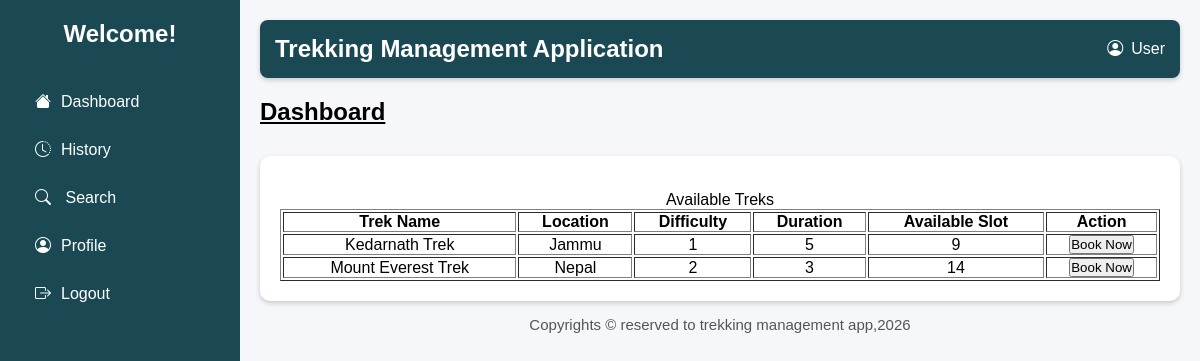
Screenshot of /user_dashboard with the database file from the repository.
### models.py (models this page shows)
class TrekDetails(db.Model):
    __tablename__='trek_details'
    trek_id=db.Column(db.Integer,primary_key=True,autoincrement=True)
    staff_id=db.Column(db.Integer,db.ForeignKey('trek_staff.staff_id'))
    trek_name=db.Column(db.String(100),nullable=False)
    location=db.Column(db.String(50),nullable=False)
    difficulty=db.Column(db.Integer,nullable=False) #0:'Easy',1:'Moderate',2:'Hard'
    duration_days=db.Column(db.Integer,nullable=False)
    available_slots=db.Column(db.Integer,nullable=False)
    start_date=db.Column(db.Date,nullable=False)
    end_date=db.Column(db.Date,nullable=False)
    status=db.Column(db.Integer,nullable=False) #0:Pending,1:Approved,2:Open,3:Closed,4:Completed
    description=db.Column(db.String)

### app.py (the view)
@app.route("/user_dashboard")
def user_dash():
    book_data=db.session.query(TrekDetails).all()
    return render_template("user_dashboard.html",treks=book_data)

### templates/user_dashboard.html (shortened to what this page needs)
<!DOCTYPE html>
<html lang="en">
<head>
    <link rel="stylesheet" href="../static/main.css">
    <link rel="stylesheet" href="https://cdn.jsdelivr.net/npm/bootstrap-icons@1.11.3/font/bootstrap-icons.min.css">
</head>
<body>
    <div class="container">
        <div class="sidebar">
            <h2>Welcome!</h2>
            <ul>
                <li><a href="{{url_for('user_dash')}}"><i class="bi bi-house-fill"></i>Dashboard</a></li>
                <li><a href="{{url_for('trek_history')}}"><i class="bi bi-clock-history"></i>History</a></li>
                <li><a href="{{url_for('search_trek')}}"><i class="bi bi-search"></i> Search</a></li>
                <li><a href="{{url_for('user_profile')}}"><i class="bi bi-person-circle"></i>Profile</a></li>
                <li><a href="{{url_for('signin')}}"><i class="bi bi-box-arrow-right"></i>Logout</a></li>
            </ul>
        </div>
        <div class="main">
            <header>
                <h2>Trekking Management Application</h2>
                <div class="admin">
                    <i class="bi bi-person-circle"></i>
                    <span>User</span>
                </div>
            </header>
             <h2 class="title"><u>Dashboard</u></h2>
             <div class="table-box">
                <table border="1">
                <caption>Available Treks</caption>
                <tr>
                    <th>Trek Name</th>
                    <th>Location</th>
                    <th>Difficulty</th>
                    <th>Duration</th>
                    <th>Available Slot</th>
                    <th>Action</th>
                </tr>
                {% for trek in treks %}
                <tr>
                    <td>{{trek.trek_name}}</td>
                    <td>{{trek.location}}</td>
                    <td>{{trek.difficulty}}</td>
                    <td>{{trek.duration_days}}</td>
                    <td>{{trek.available_slots}}</td>
                    <td>
                        <form method="POST" action="{{url_for('book_trek',trek_id=trek.trek_id)}}">
                            <button type="submit">Book Now</button>
                        </form>
                    </td>
                </tr>
                {% endfor %}
             </table>
             </div>
             <footer>
                Copyrights &copy; reserved to trekking management app,2026
            </footer>
        </div>
    </div>
</body>
</html>

### static/main.css (style rules this page uses)
html,body { height: 100%; margin: 0; background:#f4f4f4; }
* { margin:0; padding:0; box-sizing:border-box; font-family:Arial, sans-serif; }
header { background:#1B4953; color: white; padding:15px; border-radius:8px; box-shadow:0 2px 5px rgba(0,0,0,.2); justify-content: space-between; display: flex; }
.admin { display: flex; align-items: center; gap: 8px; }
footer { bottom: 0; left: 0; width: 100%; text-align:center; font-size:15px; color:#555; padding: 15px; }
.container { display:flex; }
.sidebar { width:240px; background:#1B4953; color:white; min-height:100vh; padding:20px; }
.sidebar h2 { text-align:center; margin-bottom:30px; }
.sidebar ul { list-style:none; }
.sidebar ul li { padding:15px; cursor:pointer; border-radius:5px; }
.sidebar i { margin-right:10px; }
.main { flex:1; padding:20px; }
.title { text-align:left; margin:20px 0; }
.table-box { margin-top:30px; background:white; padding:20px; border-radius:10px; box-shadow:0 2px 5px rgba(0,0,0,.2); }
.table-box table { width:100%; margin-top:15px; }
table th { text-align: center; }
table td { text-align: center; }
li a { color: white; }
a { text-decoration: none; }
body { background-color: #f5f7fa; }

### rows the page displays
TrekDetails: trek_name "Kedarnath Trek", location "Jammu", difficulty "1", duration_days "5", available_slots "9"
TrekDetails: trek_name "Mount Everest Trek", location "Nepal", difficulty "2", duration_days "3", available_slots "14"
